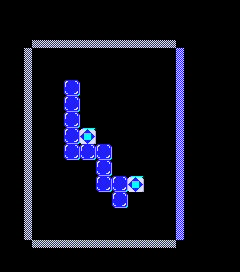

The image is a tile-based game level rendered from a .tmx file. Its description and complete source (layers, tilesets, objects, tile grids) follow:
An orthogonal 15x17 tile map with 16x16 px tiles, 1 tile layer (Capa de Patrones 1).

<map version="1.0" orientation="orthogonal" renderorder="right-down" width="15" height="17" tilewidth="16" tileheight="16" nextobjectid="1">
 <tileset firstgid="1" name="mapa" tilewidth="16" tileheight="16" tilecount="8">
  <image source="../mapa.jpeg" width="64" height="32" />
 </tileset>
 <layer name="Capa de Patrones 1" width="15" height="17">
  <data encoding="csv">
0,0,0,0,0,0,0,0,0,0,0,0,0,0,0,
0,0,0,0,0,0,0,0,0,0,0,0,0,0,0,
0,0,6,6,6,6,6,6,6,6,6,0,0,0,0,
0,3,0,0,0,0,0,0,0,0,0,4,0,0,0,
0,3,0,0,0,0,0,0,0,0,0,4,0,0,0,
0,3,0,0,2,0,0,0,0,0,0,4,0,0,0,
0,3,0,0,2,0,0,0,0,0,0,4,0,0,0,
0,3,0,0,2,0,0,0,0,0,0,4,0,0,0,
0,3,0,0,2,5,0,0,0,0,0,4,0,0,0,
0,3,0,0,2,2,2,0,0,0,0,4,0,0,0,
0,3,0,0,0,0,2,0,0,0,0,4,0,0,0,
0,3,0,0,0,0,2,2,5,0,0,4,0,0,0,
0,3,0,0,0,0,0,2,0,0,0,4,0,0,0,
0,3,0,0,0,0,0,0,0,0,0,4,0,0,0,
0,3,0,0,0,0,0,0,0,0,0,4,0,0,0,
0,0,7,7,7,7,7,7,7,7,7,0,0,0,0,
0,0,0,0,0,0,0,0,0,0,0,0,0,0,0
</data>
 </layer>
</map>